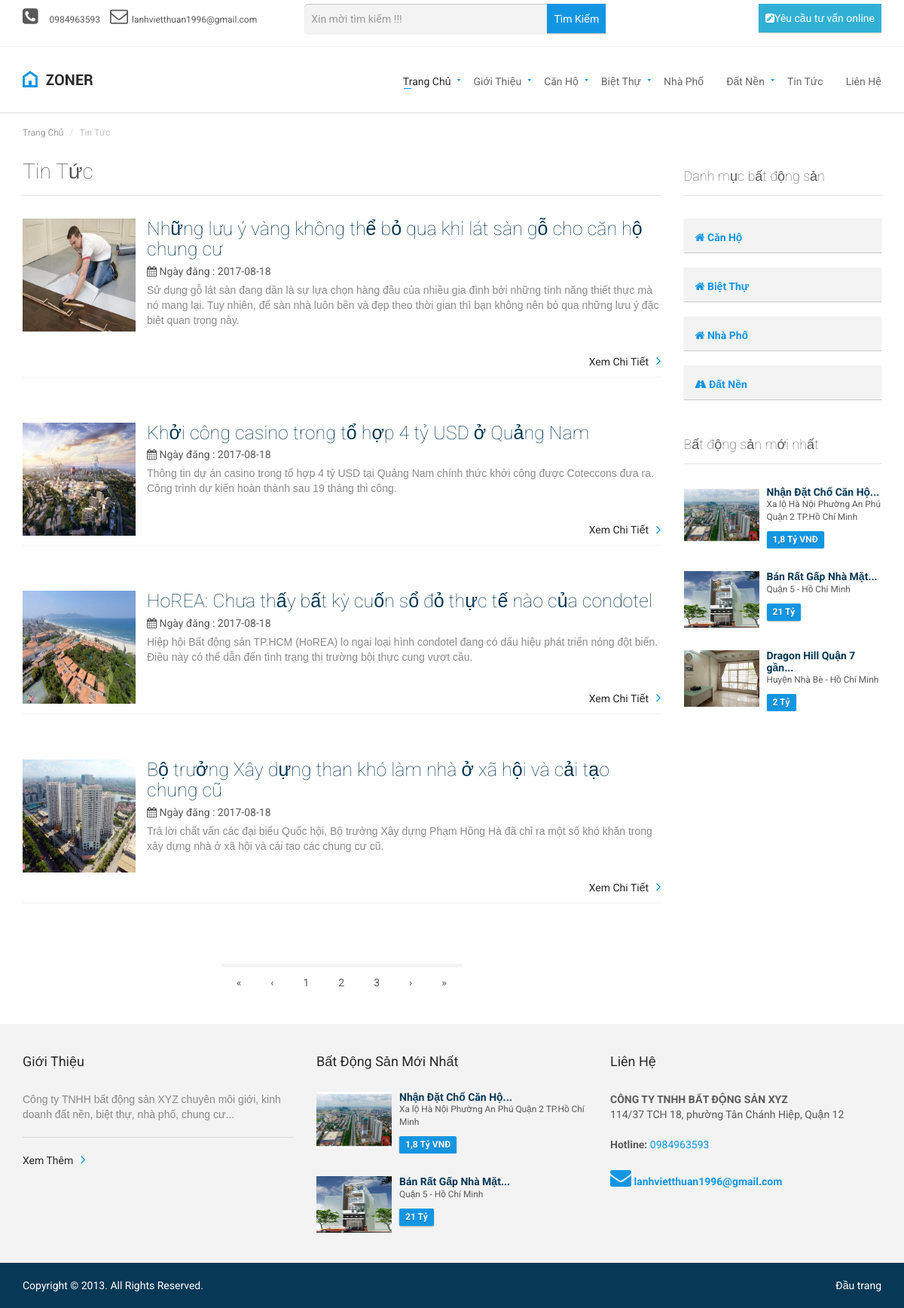
/tin-tuc.html, run on the app's committed database.
### tables this page shows
CREATE TABLE `table_setting` (
  `id` int(10) NOT NULL,
  `title` varchar(255) NOT NULL,
  `keywords` varchar(1024) NOT NULL,
  `description` varchar(1024) NOT NULL,
  `h1` varchar(255) NOT NULL,
  `h2` varchar(255) NOT NULL,
  `h3` varchar(255) NOT NULL,
  `giupdochiase` int(11) NOT NULL,
  `ten` varchar(255) NOT NULL,
  `email` varchar(255) NOT NULL,
  `dienthoai` varchar(255) NOT NULL,
  `support` varchar(255) NOT NULL,
  `diachi` varchar(255) NOT NULL,
  `slogan` varchar(1024) NOT NULL,
  `slogan2` varchar(1024) NOT NULL,
  `hotline` varchar(255) NOT NULL,
  `toado` varchar(255) NOT NULL,
  `website` varchar(255) NOT NULL,
  `facebook` varchar(255) NOT NULL,
  `twitter` varchar(255) NOT NULL,
  `google` varchar(255) NOT NULL,
  `youtube` varchar(255) NOT NULL
);

CREATE TABLE `table_photo` (
  `id` int(10) UNSIGNED NOT NULL,
  `photo` varchar(225) NOT NULL,
  `thumb` varchar(225) NOT NULL,
  `ten` varchar(100) NOT NULL,
  `mota` text NOT NULL,
  `id_cat` int(10) UNSIGNED NOT NULL,
  `stt` int(10) UNSIGNED NOT NULL DEFAULT '1',
  `hienthi` tinyint(1) NOT NULL DEFAULT '1',
  `com` varchar(30) NOT NULL
);

CREATE TABLE `table_news` (
  `id` int(10) UNSIGNED NOT NULL,
  `id_item` int(11) NOT NULL,
  `tinnoibat` int(12) NOT NULL,
  `ten` varchar(225) NOT NULL,
  `h1` varchar(255) NOT NULL,
  `h2` varchar(255) NOT NULL,
  `h3` varchar(255) NOT NULL,
  `tenkhongdau` varchar(255) NOT NULL,
  `title` varchar(255) NOT NULL,
  `keywords` varchar(1024) NOT NULL,
  `description` varchar(1024) NOT NULL,
  `mota` text NOT NULL,
  `noidung` text NOT NULL,
  `loaitin` varchar(50) NOT NULL,
  `photo` varchar(100) NOT NULL,
  `thumb` varchar(255) NOT NULL,
  `stt` int(10) UNSIGNED NOT NULL DEFAULT '1',
  `hienthi` tinyint(1) NOT NULL DEFAULT '1',
  `ngaytao` date NOT NULL,
  `ngaysua` date NOT NULL,
  `luotxem` int(11) NOT NULL
);

CREATE TABLE `table_product` (
  `id` int(10) UNSIGNED NOT NULL,
  `id_list` int(11) NOT NULL,
  `id_item` int(10) NOT NULL,
  `id_cat` int(11) NOT NULL,
  `noibat` int(11) NOT NULL,
  `photo` varchar(225) NOT NULL,
  `thumb` varchar(225) NOT NULL,
  `ten` varchar(100) NOT NULL,
  `h1` varchar(255) NOT NULL,
  `h2` varchar(255) NOT NULL,
  `h3` varchar(255) NOT NULL,
  `tenkhongdau` varchar(255) NOT NULL,
  `gia` text NOT NULL,
  `phongtam` varchar(255) NOT NULL,
  `kichthuoc` varchar(255) NOT NULL,
  `diachi` varchar(255) NOT NULL,
  `kieu` varchar(255) NOT NULL,
  `tinhtrang` varchar(255) NOT NULL,
  `dientich` varchar(255) NOT NULL,
  `phongngu` varchar(255) NOT NULL,
  `mota` text NOT NULL,
  `nhadexe` varchar(255) NOT NULL,
  `title` varchar(255) NOT NULL,
  `tieude1` text NOT NULL,
  `tieude2` text NOT NULL,
  `tieude3` text NOT NULL,
  `chitiet1` text NOT NULL,
  `chitiet2` text NOT NULL,
  `chitiet3` text NOT NULL,
  `keywords` varchar(1024) NOT NULL,
  `description` varchar(1024) NOT NULL,
  `stt` int(10) UNSIGNED NOT NULL DEFAULT '1',
  `hienthi` tinyint(1) NOT NULL DEFAULT '1',
  `ngaytao` int(11) NOT NULL,
  `ngaysua` int(11) NOT NULL,
  `luotxem` int(11) NOT NULL,
  `spbc` int(11) NOT NULL
);

### templates/tintuc_tpl.php (the view, shortened to what the rows shown need)
<div id="page-content">
    <div class="container">
        <div class="row">
            <div class="col-md-9 col-sm-9">
                <section id="content">
                    <header><h1>Tin Tức</h1></header>
                    <?php
                    if(count($tintuc_noibat) > 0)
                    {
                        foreach ($tintuc_noibat as $key => $tinnoibat) {
                     ?>
                    <article class="blog-post">
                        <div style="float: left;margin-right:15px"><a href="tin-tuc/<?= $tinnoibat['tenkhongdau'] ?>.html"><img src="<?= _upload_tintuc_l.$tinnoibat['thumb'] ?>" width=150px height=150px></a></div>
                        <header><a href="tin-tuc/<?= $tinnoibat['tenkhongdau'] ?>.html"><h2><?= $tinnoibat['ten'] ?></h2></a></header>
                        <figure class="meta">
                            <i class="fa fa-calendar"></i> Ngày đăng : <?= $tinnoibat['ngaytao'] ?>
                        </figure>
                        <p>
                            <?= $tinnoibat['mota'] ?>
                        </p>
                        <div style="float: right;"><a href="tin-tuc/<?= $tinnoibat['tenkhongdau'] ?>.html" class="link-arrow">Xem Chi Tiết</a></div>
                    </article>
                    <?php } ?>
                    <?php } ?>
                    <?php
                    if(count($tintuc) > 0)
                    {
                        foreach ($tintuc as $key => $tin) {
                     ?>
                    <article class="blog-post">
                    <div style="float: left;margin-right:15px"><a href="tin-tuc/<?= $tin['tenkhongdau'] ?>.html"><img src="<?= _upload_tintuc_l.$tin['thumb'] ?>" width=150px height=150px></a></div>
                        <header><a href="tin-tuc/<?= $tin['tenkhongdau'] ?>.html"><h2><?= $tin['ten'] ?></h2></a></header>
                        <figure class="meta">
                            <i class="fa fa-calendar"></i> Ngày đăng : <?= $tin['ngaytao'] ?>
                        </figure>
                        <p>
                           <?= $tin['mota'] ?>
                        </p>
                        <div style="float: right;"><a href="tin-tuc/<?= $tin['tenkhongdau'] ?>.html" class="link-arrow">Xem Chi Tiết</a></div>
                    </article>
                    <?php } ?>
                     <?php } ?>
                </section>
            </div>
            <div class="col-md-3 col-sm-3">
                <?php include ("templates/layout/right.php") ?>
        </div>
    </div>
</div>

### templates/layout/navigation.php (shortened to what the rows shown need)
 <?php
    $d->reset();
    $sql_banner_giua = "select photo from #_photo where com='banner_top' order by id desc";
    $d->query($sql_banner_giua);
    $row_banner_giua = $d->result_array();
    ?>
<div class="navigation">
        <div class="secondary-navigation">
            <div class="container">
                <div class="contact">
                    <figure><strong><i class="fa fa-phone-square fa-2x"  aria-hidden="true"></i></strong><a href="tel:<?=$row_setting['hotline']?>" ><?= $row_setting['hotline']?></a></figure>
                    <figure><strong><i class="fa fa-envelope-o fa-2x" aria-hidden="true"></i></strong><?= $row_setting['email']?></figure>
                    <figure style="margin-left: 50px">
                         <form role="form" name=frm id="form-contact" method="get" action="index.php"  class="clearfix">
                         </form>
                    </figure>
                </div>
            </div>
        </div>
        <div class="container">
            <header class="navbar" id="top" role="banner">
                <div class="navbar-header">
                    <div class="navbar-brand nav" id="brand">
                        <a href="index.html"><img src="<?=_upload_hinhanh_l.$row_banner_giua[0]['photo']?>" alt="<?=$row_setting['ten']?>" width=94px height=27px ></a>
                    </div>
                </div>
            </header>
        </div>
    </div>

### templates/layout/right.php (shortened to what the rows shown need)
<section id="sidebar">
                          <?php
                            $d->reset();
                            $sql="select table_product.tenkhongdau AS tenkhongdaup,table_product_list.tenkhongdau AS tenkhongdaul,table_product.photo as photop,gia,table_product.ten as tenp,dientich,phongngu,phongtam,nhadexe,diachi
                                 from table_product,table_product_list where table_product.hienthi =1 and table_product.spbc > 0 and table_product.id_list = table_product_list.id
                                        order by table_product.stt,table_product.id
                                             limit 0,3";
                            $d->query($sql);
                            $r_product_new_right=$d->result_array();
                           ?>
                        <aside id="featured-properties">
                            <?php
                            if(count($r_product_new_right) > 0)
                            {
                                foreach ($r_product_new_right as $key => $pright) {
                             ?>
                            <div class="property small">
                                <a href="<?= $pright['tenkhongdaul'].'/'.$pright['tenkhongdaup'] ?>.html">
                                    <div class="property-image">
                                        <img alt="" src="<?= _upload_product_l.$pright['photop'] ?>" width=100px height=75px>
                                    </div>
                                </a>
                                <div class="info">
                                    <a href="<?= $pright['tenkhongdaul'].'/'.$pright['tenkhongdaup'] ?>.html"><h4><?= catchuoi($pright['tenp'],25) ?></h4></a>
                                    <figure><?= $pright['diachi'] ?> </figure>
                                    <div class="tag price"><?= $pright['gia'] ?> </div>
                                </div>
                            </div>
                            <?php } ?>
                            <?php } ?>
                        </aside>
                    </section>
                </div>

### templates/layout/footer.php (shortened to what the rows shown need)
<footer id="page-footer">
    <div class="inner">
        <aside id="footer-main">
            <div class="container">
                <div class="row">
                    <div class="col-md-4 col-sm-4">
                        <article>
                            <h3>Giới Thiệu</h3>
                            <p>
                                <?= $row_setting['description'] ?>
                            </p>
                            <hr>
                            <a href="gioi-thieu.html" class="link-arrow">Xem Thêm</a>
                        </article>
                    </div>
                        <?php
                        $d->reset();
                        $sql="select table_product.tenkhongdau AS tenkhongdaup,table_product_list.tenkhongdau AS tenkhongdaul,table_product.photo as photop,gia,table_product.ten as tenp,dientich,phongngu,phongtam,nhadexe,diachi
                             from table_product,table_product_list where table_product.hienthi =1 and table_product.spbc > 0 and table_product.id_list = table_product_list.id
                                    order by table_product.stt,table_product.id
                                         limit 0,2";
                        $d->query($sql);
                        $r_product_new_footer=$d->result_array();
                       ?>
                    <div class="col-md-4 col-sm-4">
                        <article>
                            <?php
                            if(count($r_product_new_footer) > 0)
                            {
                                foreach ($r_product_new_footer as $key => $pfooter) {
                             ?>
                            <div class="property small">
                                <a href="<?= $pfooter['tenkhongdaul'].'/'.$pfooter['tenkhongdaup'] ?>.html">
                                    <div class="property-image">
                                        <img alt="" src=" <?=_upload_product_l.$pfooter['photop'] ?>" width="100px" height="75px">
                                    </div>
                                </a>
                                <div class="info">
                                    <a href="<?= $pfooter['tenkhongdaul'].'/'.$pfooter['tenkhongdaup'] ?>.html"><h4><?= catchuoi($pfooter['tenp'],25) ?></h4></a>
                                    <figure><?= $pfooter['diachi'] ?></figure>
                                    <div class="tag price"><?= $pfooter['gia'] ?></div>
                                </div>
                            </div>
                            <?php } ?>
                            <?php } ?>
                        </article>
                    </div>
                    <div class="col-md-4 col-sm-4">
                        <article>
                            <h3>Liên Hệ</h3>
                            <address>
                                <strong><?= $row_setting['ten'] ?></strong><br>
                                <?= $row_setting['diachi'] ?>
                            </address>
                            <strong>Hotline:</strong><a href="tel:<?=$row_setting['hotline']?>"> <?= $row_setting['hotline'] ?></a><br><br>
                            <a href="#"><i class="fa fa-envelope fa-2x" aria-hidden="true"></i> <strong><?= $row_setting['email'] ?></strong></a><br>
                        </article>
                    </div>
                </div>
            </div>
        </aside>
    </div>
</footer>

### data on the page
table_setting: hotline "0984963593", email "lanhvietthuan1996@gmail.com", description "Công ty TNHH bất động sản XYZ chuyên môi giới, kinh doanh đất nền, biệt thự, nhà phố, chung cư...", ten "CÔNG TY TNHH BẤT ĐỘNG SẢN XYZ", diachi "114/37 TCH 18, phường Tân Chánh Hiệp, Quận 12"
table_photo: photo (picture)
table_news: thumb (picture), ten "Những lưu ý vàng không thể bỏ qua khi lát sàn gỗ cho căn hộ chung cư", ngaytao "2017-08-18", mota "Sử dụng gỗ lát sàn đang dần là sự lựa chọn hàng đầu của nhiều gia đình bởi những tính năng thiết thực mà nó mang lại. Tuy nhiên, để sàn nhà luôn bền và đẹp theo thời gian thì bạn không nên bỏ qua những lưu ý đặc biệt quan trọng này."
table_news: thumb (picture), ten "Khởi công casino trong tổ hợp 4 tỷ USD ở Quảng Nam", ngaytao "2017-08-18", mota "Thông tin dự án casino trong tổ hợp 4 tỷ USD tại Quảng Nam chính thức khởi công được Coteccons đưa ra. Công trình dự kiến hoàn thành sau 19 tháng thi công."
table_news: thumb (picture), ten "HoREA: Chưa thấy bất kỳ cuốn sổ đỏ thực tế nào của condotel", ngaytao "2017-08-18", mota "Hiệp hội Bất động sản TP.HCM (HoREA) lo ngại loại hình condotel đang có dấu hiệu phát triển nóng đột biến. Điều này có thể dẫn đến tình trạng thị trường bội thực cung vượt cầu."
table_news: thumb (picture), ten "Bộ trưởng Xây dựng than khó làm nhà ở xã hội và cải tạo chung cũ", ngaytao "2017-08-18", mota "Trả lời chất vấn các đại biểu Quốc hội, Bộ trưởng Xây dựng Phạm Hồng Hà đã chỉ ra một số khó khăn trong xây dựng nhà ở xã hội và cải tạo các chung cư cũ."
table_product: photo (picture), ten "Nhận Đặt Chổ Căn Hộ...", diachi "Xa lộ Hà Nội Phường An Phú Quận 2 TP.Hồ Chí Minh", gia "1,8 Tỷ VNĐ"
table_product: photo (picture), ten "Bán Rất Gấp Nhà Mặt...", diachi "Quận 5 - Hồ Chí Minh", gia "21 Tỷ"
table_product: photo (picture), ten "Dragon Hill Quận 7 gần...", diachi "Huyện Nhà Bè - Hồ Chí Minh", gia "2 Tỷ"
